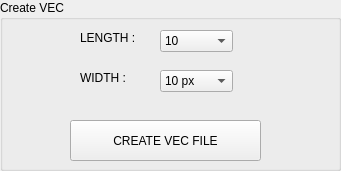
     <widget class="QGroupBox" name="groupBox_2">
      <property name="geometry">
       <rect>
        <x>440</x>
        <y>270</y>
        <width>341</width>
        <height>171</height>
       </rect>
      </property>
      <property name="title">
       <string>Create VEC</string>
      </property>
      <widget class="QPushButton" name="btn_create_vec">
       <property name="geometry">
        <rect>
         <x>70</x>
         <y>120</y>
         <width>191</width>
         <height>41</height>
        </rect>
       </property>
       <property name="statusTip">
        <string>create vec file /positives.vec</string>
       </property>
       <property name="text">
        <string>CREATE VEC FILE</string>
       </property>
       <property name="icon">
        <iconset>
         <normaloff>E:/Programs(cs)/python_opencv_project/icon_vec_file.png</normaloff>E:/Programs(cs)/python_opencv_project/icon_vec_file.png</iconset>
       </property>
       <property name="iconSize">
        <size>
         <width>25</width>
         <height>25</height>
        </size>
       </property>
      </widget>
      <widget class="QLabel" name="label">
       <property name="geometry">
        <rect>
         <x>80</x>
         <y>30</y>
         <width>55</width>
         <height>16</height>
        </rect>
       </property>
       <property name="text">
        <string>LENGTH :</string>
       </property>
      </widget>
      <widget class="QLabel" name="label_10">
       <property name="geometry">
        <rect>
         <x>80</x>
         <y>70</y>
         <width>55</width>
         <height>16</height>
        </rect>
       </property>
       <property name="text">
        <string>WIDTH :</string>
       </property>
      </widget>
      <widget class="QComboBox" name="comboBox">
       <property name="geometry">
        <rect>
         <x>160</x>
         <y>30</y>
         <width>73</width>
         <height>22</height>
        </rect>
       </property>
       <item>
        <property name="text">
         <string>10</string>
        </property>
       </item>
       <item>
        <property name="text">
         <string>20</string>
        </property>
       </item>
       <item>
        <property name="text">
         <string>30</string>
        </property>
       </item>
       <item>
        <property name="text">
         <string>40</string>
        </property>
       </item>
       <item>
        <property name="text">
         <string>50</string>
        </property>
       </item>
       <item>
        <property name="text">
         <string>60</string>
        </property>
       </item>
      </widget>
      <widget class="QComboBox" name="comboBox_2">
       <property name="geometry">
        <rect>
         <x>160</x>
         <y>70</y>
         <width>73</width>
         <height>22</height>
        </rect>
       </property>
       <item>
        <property name="text">
         <string>10 px</string>
        </property>
       </item>
       <item>
        <property name="text">
         <string>20 px</string>
        </property>
       </item>
       <item>
        <property name="text">
         <string>30 px</string>
        </property>
       </item>
       <item>
        <property name="text">
         <string>40 px</string>
        </property>
       </item>
       <item>
        <property name="text">
         <string>50 px</string>
        </property>
       </item>
       <item>
        <property name="text">
         <string>60 px</string>
        </property>
       </item>
      </widget>
     </widget>
